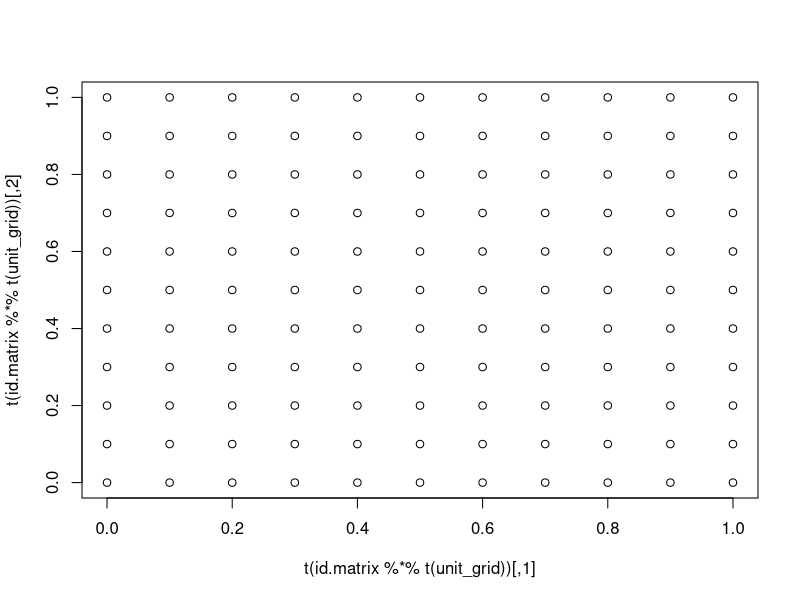
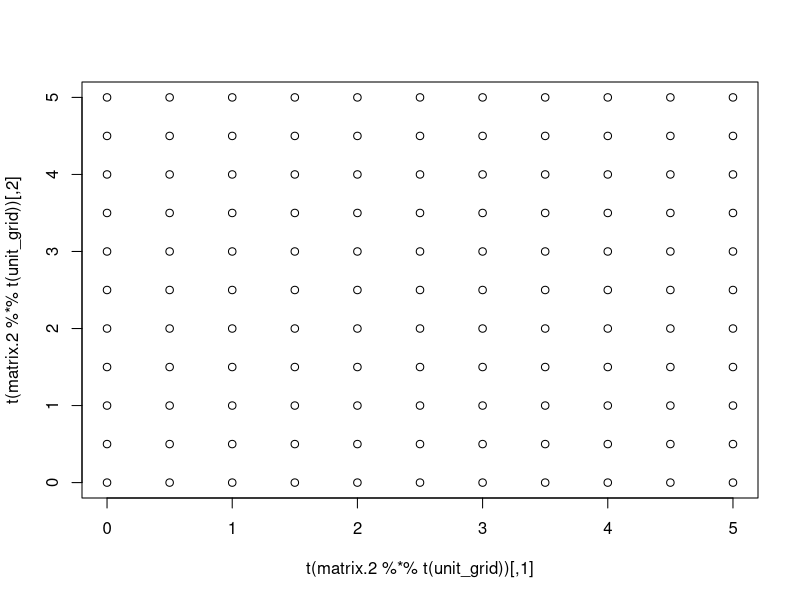
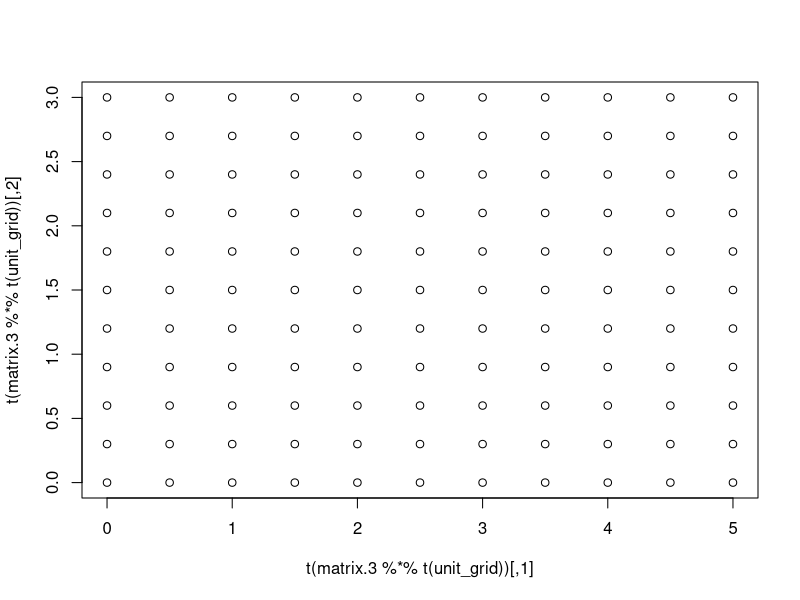
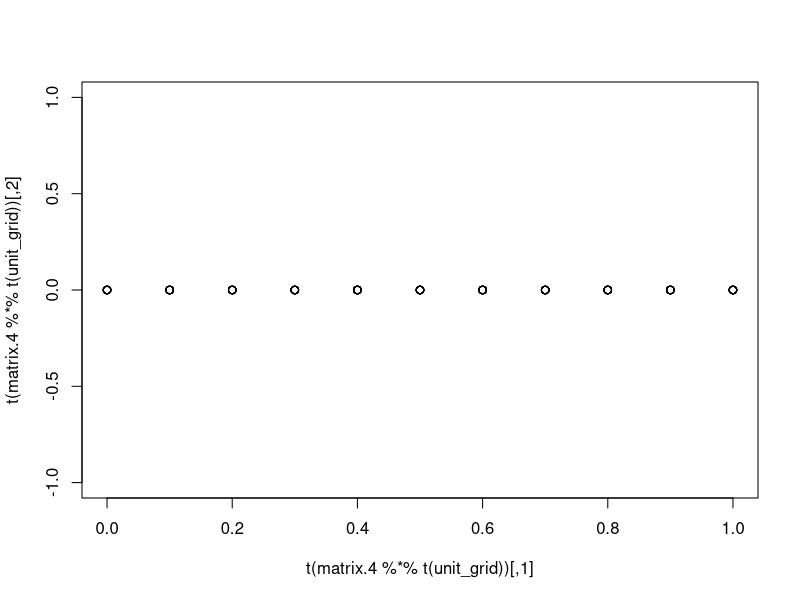
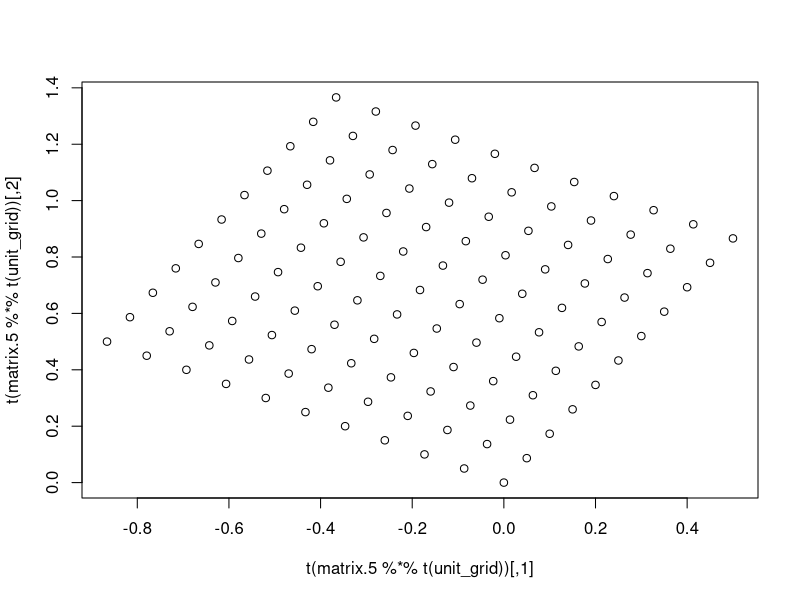
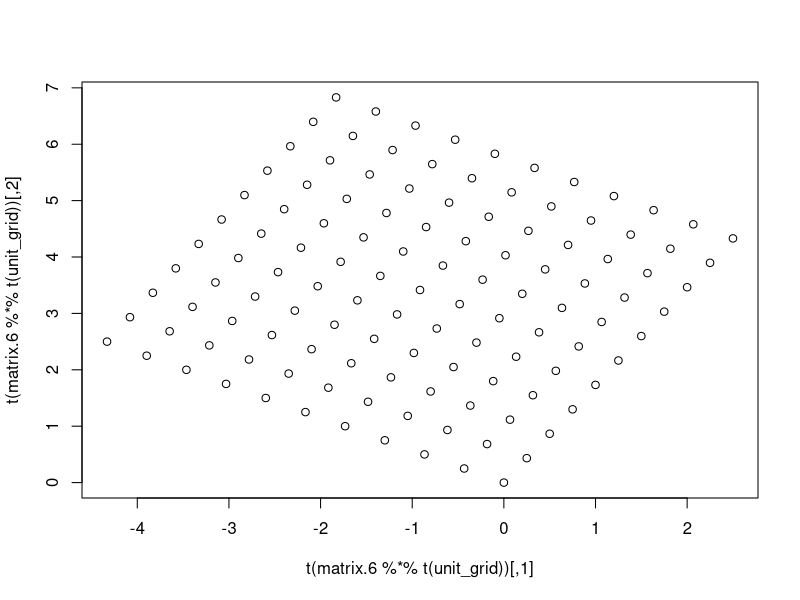
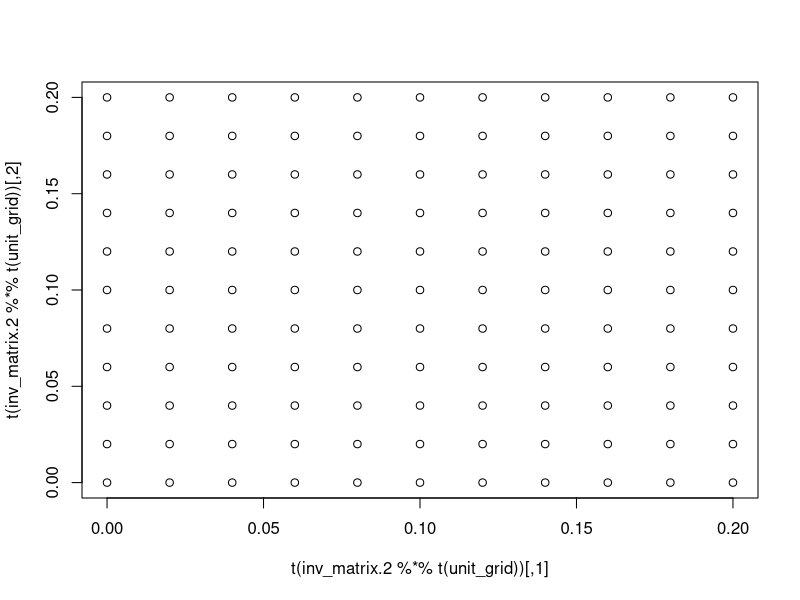
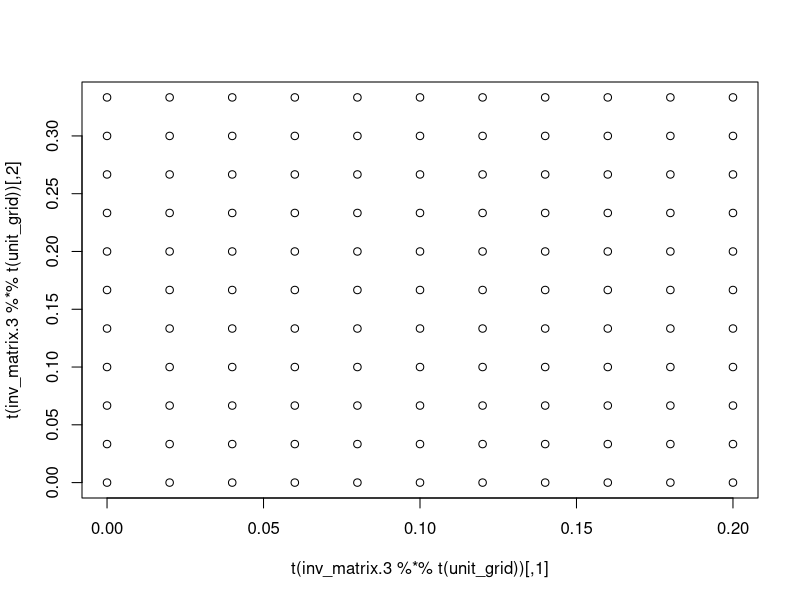

Reproduce these figures in R, in order.
## ---- chunk 1
knitr::opts_chunk$set(echo = TRUE,cache = TRUE)
## ---- chunk 2
(id.matrix <- matrix (c(1,0,0,1), nrow=2))

create_grid <- function(n) {
 expand.grid(x=seq(0, 1, 1/n), y=seq(0,1, 1/n)) |>
    as.matrix()
}
## ---- chunk 3
unit_grid <- create_grid(10)

plot(t(id.matrix %*% t(unit_grid)))
## ---- chunk 4
matrix.2 <-  matrix (c(5,0,0,5), nrow=2)
## ---- chunk 5
plot(t(matrix.2 %*% t(unit_grid)))
## ---- chunk 6
matrix.3 <-  matrix (c(5,0,0,3), nrow=2)
## ---- chunk 7
plot(t(matrix.3 %*% t(unit_grid)))
## ---- chunk 8
matrix.4 <-  matrix (c(1,0,0,0), nrow=2)
## ---- chunk 9
plot(t(matrix.4 %*% t(unit_grid)))
## ---- chunk 10
theta=2*pi/6
(matrix.5 = matrix (c(cos(theta),sin(theta),-sin(theta),cos(theta)), nrow=2))
## ---- chunk 11
plot(t(matrix.5 %*% t(unit_grid)))
## ---- chunk 12
matrix.6 <- matrix.2 %*% matrix.5
## ---- chunk 13
plot(t(matrix.6 %*% t(unit_grid)))
## ---- chunk 14
inv_matrix.2 <- solve(matrix.2)
plot(t(inv_matrix.2 %*% t(unit_grid)))
## ---- chunk 15
inv_matrix.3 <- solve(matrix.3)
plot(t(inv_matrix.3 %*% t(unit_grid)))
## ---- chunk 16
par(mfrow = c(1,2))
inv_matrix.5 <- solve(matrix.5)
plot(t(matrix.5 %*% t(unit_grid)))
plot(t(inv_matrix.5 %*% t(unit_grid)))
par(mfrow = c(1,1))
## ---- chunk 17
par(mfrow = c(1,2))
inv_matrix.6 <- solve(matrix.6)
plot(t(matrix.6 %*% t(unit_grid)))
plot(t(inv_matrix.6 %*% t(unit_grid)))
par(mfrow = c(1,1))
## ---- chunk 18
print(matrix.4)
